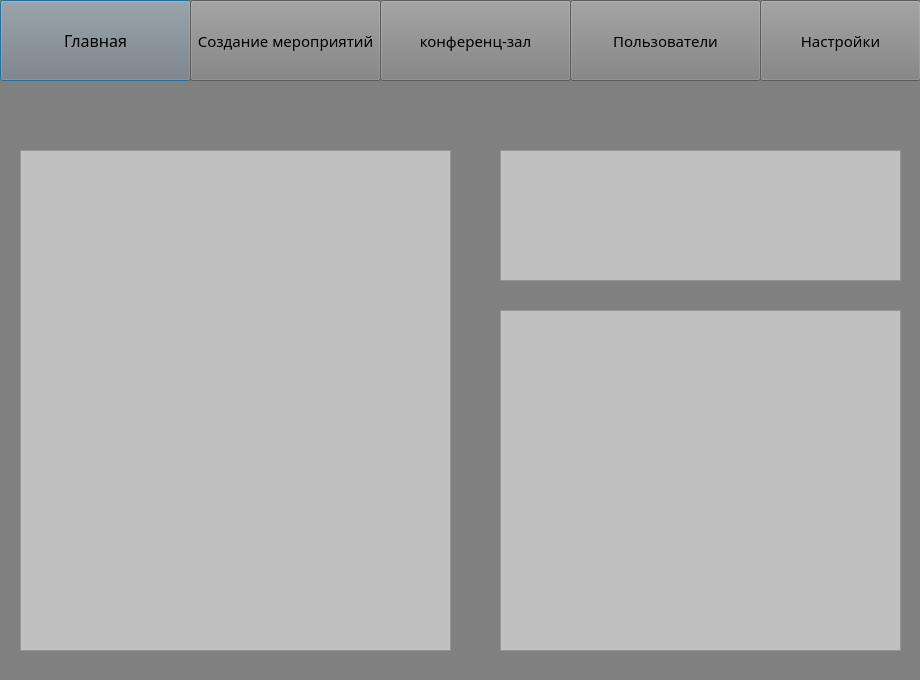
<?xml version="1.0" encoding="UTF-8"?>
<ui version="4.0">
 <class>Dialog</class>
 <widget class="QDialog" name="Dialog">
  <property name="geometry">
   <rect>
    <x>0</x>
    <y>0</y>
    <width>920</width>
    <height>680</height>
   </rect>
  </property>
  <property name="windowTitle">
   <string>Dialog</string>
  </property>
  <property name="styleSheet">
   <string notr="true">background-color: #808080</string>
  </property>
  <widget class="QPushButton" name="main">
   <property name="geometry">
    <rect>
     <x>0</x>
     <y>0</y>
     <width>191</width>
     <height>81</height>
    </rect>
   </property>
   <property name="font">
    <font>
     <family>Mongolian Baiti</family>
     <pointsize>12</pointsize>
    </font>
   </property>
   <property name="text">
    <string>Главная</string>
   </property>
   <property name="icon">
    <iconset>
     <normaloff>C:/Users/ramil/.designer/img/free-icon-star-126482.png</normaloff>C:/Users/ramil/.designer/img/free-icon-star-126482.png</iconset>
   </property>
  </widget>
  <widget class="QPushButton" name="activity">
   <property name="geometry">
    <rect>
     <x>190</x>
     <y>0</y>
     <width>191</width>
     <height>81</height>
    </rect>
   </property>
   <property name="font">
    <font>
     <family>Mongolian Baiti</family>
     <pointsize>11</pointsize>
    </font>
   </property>
   <property name="text">
    <string>Создание мероприятий</string>
   </property>
   <property name="icon">
    <iconset>
     <normaloff>C:/Users/ramil/.designer/img/free-icon-musical-note-126493.png</normaloff>C:/Users/ramil/.designer/img/free-icon-musical-note-126493.png</iconset>
   </property>
  </widget>
  <widget class="QPushButton" name="conf">
   <property name="geometry">
    <rect>
     <x>380</x>
     <y>0</y>
     <width>191</width>
     <height>81</height>
    </rect>
   </property>
   <property name="font">
    <font>
     <family>Mongolian Baiti</family>
     <pointsize>11</pointsize>
    </font>
   </property>
   <property name="text">
    <string>конференц-зал</string>
   </property>
   <property name="icon">
    <iconset>
     <normaloff>C:/Users/ramil/.designer/img/free-icon-pie-chart-126484.png</normaloff>C:/Users/ramil/.designer/img/free-icon-pie-chart-126484.png</iconset>
   </property>
  </widget>
  <widget class="QPushButton" name="users">
   <property name="geometry">
    <rect>
     <x>570</x>
     <y>0</y>
     <width>191</width>
     <height>81</height>
    </rect>
   </property>
   <property name="font">
    <font>
     <family>Mongolian Baiti</family>
     <pointsize>11</pointsize>
    </font>
   </property>
   <property name="text">
    <string>Пользователи</string>
   </property>
   <property name="icon">
    <iconset>
     <normaloff>C:/Users/ramil/.designer/img/free-icon-avatar-126486.png</normaloff>C:/Users/ramil/.designer/img/free-icon-avatar-126486.png</iconset>
   </property>
  </widget>
  <widget class="QPushButton" name="setin">
   <property name="geometry">
    <rect>
     <x>760</x>
     <y>0</y>
     <width>161</width>
     <height>81</height>
    </rect>
   </property>
   <property name="font">
    <font>
     <family>Mongolian Baiti</family>
     <pointsize>11</pointsize>
    </font>
   </property>
   <property name="text">
    <string>Настройки</string>
   </property>
   <property name="icon">
    <iconset>
     <normaloff>C:/Users/ramil/.designer/img/free-icon-settings-126472.png</normaloff>C:/Users/ramil/.designer/img/free-icon-settings-126472.png</iconset>
   </property>
  </widget>
  <widget class="QFrame" name="activity_2">
   <property name="geometry">
    <rect>
     <x>20</x>
     <y>150</y>
     <width>431</width>
     <height>501</height>
    </rect>
   </property>
   <property name="styleSheet">
    <string notr="true">background-color: #C0C0C0</string>
   </property>
   <property name="frameShape">
    <enum>QFrame::StyledPanel</enum>
   </property>
   <property name="frameShadow">
    <enum>QFrame::Raised</enum>
   </property>
  </widget>
  <widget class="QFrame" name="project">
   <property name="geometry">
    <rect>
     <x>500</x>
     <y>150</y>
     <width>401</width>
     <height>131</height>
    </rect>
   </property>
   <property name="styleSheet">
    <string notr="true">background-color: #C0C0C0</string>
   </property>
   <property name="frameShape">
    <enum>QFrame::StyledPanel</enum>
   </property>
   <property name="frameShadow">
    <enum>QFrame::Raised</enum>
   </property>
  </widget>
  <widget class="QFrame" name="info">
   <property name="geometry">
    <rect>
     <x>500</x>
     <y>310</y>
     <width>401</width>
     <height>341</height>
    </rect>
   </property>
   <property name="styleSheet">
    <string notr="true">background-color: #C0C0C0</string>
   </property>
   <property name="frameShape">
    <enum>QFrame::StyledPanel</enum>
   </property>
   <property name="frameShadow">
    <enum>QFrame::Raised</enum>
   </property>
  </widget>
 </widget>
 <resources/>
 <connections/>
</ui>
